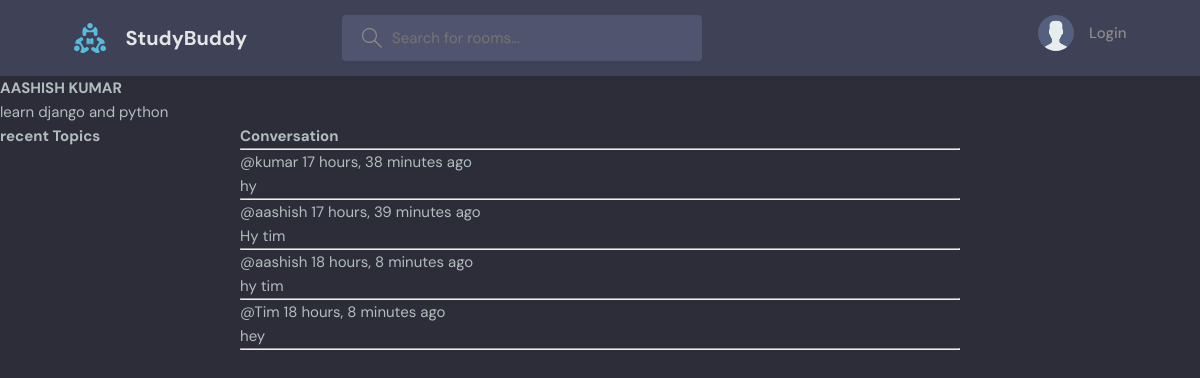
Page /room/2/ on the committed database.
### base/models.py (models this page shows, shortened)
class Room(models.Model):
    host = models.ForeignKey(User, on_delete=models.SET_NULL, null=True)
    topic =  models.ForeignKey(Topic,on_delete=models.SET_NULL, null=True)
    name = models.CharField(max_length=200)
    description = models.TextField(null=True, blank=True)
    participants = models.ManyToManyField(User, related_name='participants', blank=True)
    updated = models.DateTimeField(auto_now=True)
    created = models.DateTimeField(auto_now_add=True)
    class Meta:
        ordering = ['-updated', '-created']

class Message(models.Model):
    user = models.ForeignKey(User, on_delete=models.CASCADE)
    room = models.ForeignKey(Room, on_delete=models.CASCADE)
    body = models.TextField()
    updated = models.DateTimeField(auto_now=True)
    created = models.DateTimeField(auto_now_add=True)
    class Meta:
        ordering = ['-updated', '-created']

### base/views.py (the view, shortened to what this page needs)
# urls.py: path("room/<str:pk>/", views.room, name= 'room'),
def room(request, pk):
    room = Room.objects.get(id=pk)
    room_messages = room.message_set.all().order_by('-created')
    participants = room.participants.all()
    context = {'room': room, 'room_messages': room_messages, 'participants': participants}
    return render(request, 'base/room.html',context )

### base/templates/base/room.html (shortened to what this page needs)
{% extends 'main.html' %}
{% block content %}
<h1>{{room.name}}</h1>
<p>{{room.description}}</p>
<div class="room-container">
    <div>
        <h3>recent Topics</h3>
    </div>
    <div class="comment-wrapper">
        <h3>Conversation</h3>
        <hr>
        {% for message in room_messages%}
        <div>
            <small>@{{message.user}}  {{message.created | timesince}} ago </small>
            <p>{{message.body}}</p>
            <hr>
        </div>
        {% endfor %}
{% endblock content%}

### static/styles/style.css (style rules this page uses)
:root { --color-main: #71c6dd; --color-main-light: #e1f6fb; --color-dark: #3f4156; --color-dark-medium: #51546e; --color-dark-light: #696d97; --color-light: #e5e5e5; --color-gray: #8b8b8b; --color-light-gray: #b2bdbd; --color-bg: #2d2d39; --color-success: #5dd693; --color-error: #fc4b0b; }
* { font-family: "DM Sans", -apple-system, BlinkMacSystemFont, "Segoe UI", Roboto, Oxygen, Ubuntu, Cantarell, "Open Sans", "Helvetica Neue", sans-serif; margin: 0; padding: 0; box-sizing: border-box; text-rendering: optimizeLegibility; font-size: inherit; }
html { font-size: 56.25%; }
@media only screen and (min-width: 1200px) { html { font-size: 62.5%; } }
body { line-height: 1.6; font-weight: 400; font-size: 1.5rem; color: var(--color-light-gray); background-color: var(--color-bg); min-height: 100vh; }

### base/templates/base/room.html (style rules this page uses)
.room-container { display: grid; grid-template-columns: 1fr 3fr 1fr; }

### rows in the picture
Room: name "AASHISH KUMAR", description "learn django and python"
Message: user "kumar", created "17 hours, 38 minutes", body "hy"
Message: user "aashish", created "17 hours, 39 minutes", body "Hy tim"
Message: user "aashish", created "18 hours, 8 minutes", body "hy tim"
Message: user "Tim", created "18 hours, 8 minutes", body "hey"
